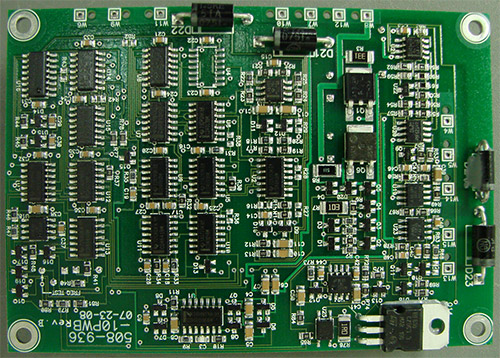
#> input picture lab4/pcb-big.jpg, 500 x 358 px
$ python lab4_ex3_template_matching.py
#> lines starting #> are read from the running program, lines starting #| are printed output that depends on the picture; after the words box and inside, x2 and y2 are one past the last pixel; in counts of white or black regions, pixels touching at a corner belong together
import cv2
import numpy as np

img_rgb = cv2.imread("pcb-big.jpg")
#> img_rgb is the input picture: shape (358, 500, 3); mean B, G, R 70.5, 99.7, 66.1
img_gray = cv2.cvtColor(img_rgb, cv2.COLOR_BGR2GRAY)
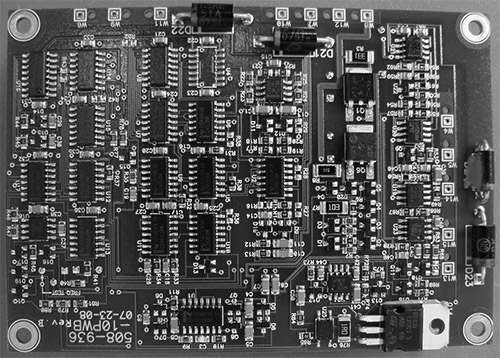
#> img_gray: shape (358, 500); min 0, max 255, mean 86.3

template = cv2.imread("component.jpg", 0)
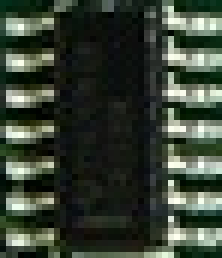
#> input picture lab4/component.jpg, 37 x 43 px (shown 6 times larger)
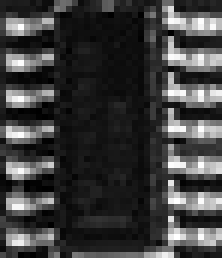
#> template: shape (43, 37) (shown 6 times larger); min 0, max 255, mean 60.8
w, h = template.shape[::-1]
#> w = 37; h = 43
res = cv2.matchTemplate(img_gray, template, cv2.TM_CCOEFF_NORMED)
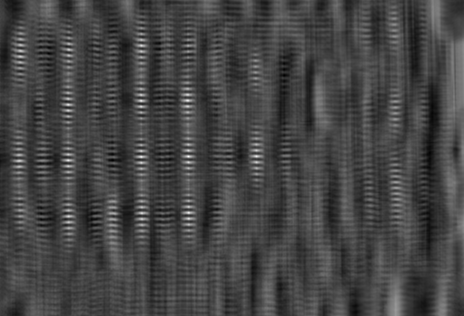
#> res: shape (316, 464) float32; min -0.365, max 0.999, mean 0.00238; drawn with min black and max white
threshold = 0.8
loc = np.where(res >= threshold)
#> loc = 13 positions, rows 100 to 218, columns 68 to 256

for pt in zip(*loc[::-1]):
    cv2.rectangle(img_rgb, pt, (pt[0] + w, pt[1] + h), (0, 255, 255), 2)
#> this loop made 13 passes
#> pt on passes 1 to 12: (141, 100), (187, 100), (188, 100), (68, 104), (141, 156), (187, 156), (188, 156), (189, 156), (256, 156), (68, 160), (188, 162), (188, 212)
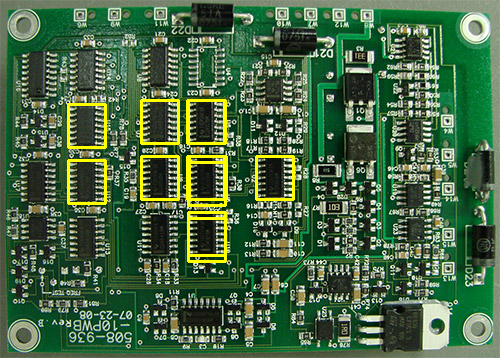
#> img_rgb: shape (358, 500, 3); 2.54% of pixels changed, all inside (x1, y1, x2, y2) = (67, 99, 295, 263)

cv2.imshow("Detected", img_rgb)
cv2.waitKey()
